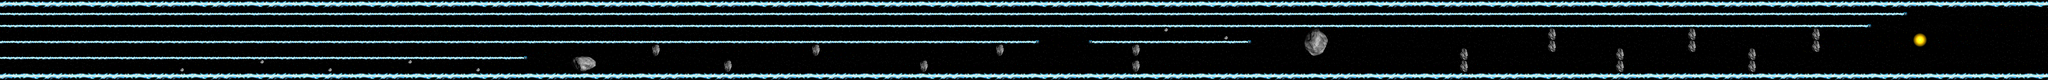

This game map was drawn from its Tiled (.tmx) file and the tilesets committed beside it. A one-line description and the trimmed map source follow:
An orthogonal 512x20 tile map with 16x16 px tiles, 3 tile layers (background, walls, hazards).

<map version="1.0" orientation="orthogonal" width="512" height="20" tilewidth="16" tileheight="16">
 <tileset firstgid="1" name="reversePolarity Full" tilewidth="16" tileheight="16">
  <image source="reversePolarity Full.png" width="960" height="320" />
 </tileset>
 <layer name="background" width="512" height="20">
  <data>[10240 cells, 10240 non-empty, 336 distinct tile ids]</data>
 </layer>
 <layer name="walls" width="512" height="20">
  <data>[10240 cells, 3424 non-empty, 36 distinct tile ids]</data>
 </layer>
 <layer name="hazards" width="512" height="20">
  <data>[10240 cells, 189 non-empty, 81 distinct tile ids]</data>
 </layer>
</map>
